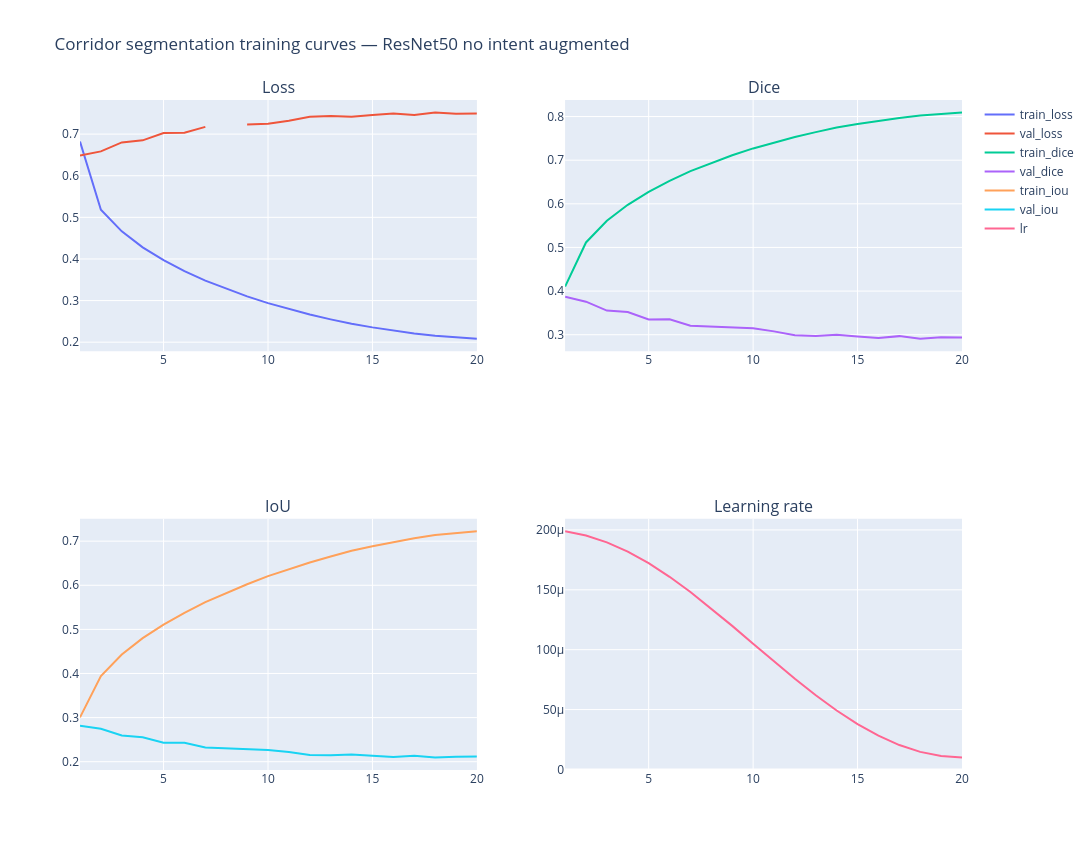

The notebook cell saved with this chart:
### Markdown cell above
## Save training plots as HTML

Графики сохраняются без matplotlib: через Plotly. Если Plotly не установлен, notebook сохранит CSV/JSON, а графики можно построить потом.

### Code cell
# -------------------------
# Plotly training curves
# -------------------------
PLOTS_DIR = RUN_DIR / "training_plots"
PLOTS_DIR.mkdir(parents=True, exist_ok=True)

hist_df = pd.read_json(HISTORY_PATH)
hist_df.to_csv(PLOTS_DIR / "history_table.csv", index=False)
print(hist_df)

try:
    import plotly.graph_objects as go
    from plotly.subplots import make_subplots

    fig = make_subplots(
        rows=2, cols=2,
        subplot_titles=("Loss", "Dice", "IoU", "Learning rate"),
    )
    fig.add_trace(go.Scatter(x=hist_df["epoch"], y=hist_df["train_loss"], name="train_loss"), row=1, col=1)
    fig.add_trace(go.Scatter(x=hist_df["epoch"], y=hist_df["val_loss"], name="val_loss"), row=1, col=1)

    fig.add_trace(go.Scatter(x=hist_df["epoch"], y=hist_df["train_dice"], name="train_dice"), row=1, col=2)
    fig.add_trace(go.Scatter(x=hist_df["epoch"], y=hist_df["val_dice"], name="val_dice"), row=1, col=2)

    fig.add_trace(go.Scatter(x=hist_df["epoch"], y=hist_df["train_iou"], name="train_iou"), row=2, col=1)
    fig.add_trace(go.Scatter(x=hist_df["epoch"], y=hist_df["val_iou"], name="val_iou"), row=2, col=1)

    fig.add_trace(go.Scatter(x=hist_df["epoch"], y=hist_df["lr"], name="lr"), row=2, col=2)

    fig.update_layout(
        title="Corridor segmentation training curves — ResNet50 no intent augmented",
        height=850,
        width=1200,
        hovermode="x unified",
    )

    out_html = PLOTS_DIR / "training_curves.html"
    fig.write_html(str(out_html))
    display(fig)
    print("saved:", out_html)
except Exception as e:
    print("Plotly failed:", repr(e))

summary = {
    "best_epoch_by_val_dice": int(hist_df.loc[hist_df["val_dice"].idxmax(), "epoch"]),
    "best_val_dice": float(hist_df["val_dice"].max()),
    "best_val_iou_at_best_dice": float(hist_df.loc[hist_df["val_dice"].idxmax(), "val_iou"]),
    "min_val_loss_epoch": int(hist_df.loc[hist_df["val_loss"].idxmin(), "epoch"]),
    "min_val_loss": float(hist_df["val_loss"].min()),
}
write_json(PLOTS_DIR / "training_summary.json", summary)
print(json.dumps(summary, indent=2))

### Figure 1 — Plotly figure (JSON) as saved in the notebook; plotly's stock layout.template omitted (floating-point values rounded to 4 significant figures)
{"data": [{"name": "train_loss", "type": "scatter", "x": [1, 2, 3, 4, 5, 6, 7, 8, 9, 10, 11, 12, 13, 14, 15, 16, 17, 18, 19, 20], "xaxis": "x", "y": [0.6821, 0.5184, 0.4664, 0.4279, 0.3972, 0.3705, 0.3479, 0.3281, 0.31, 0.2939, 0.2798, 0.2666, 0.2548, 0.2442, 0.2356, 0.2276, 0.2211, 0.2152, 0.2114, 0.2084], "yaxis": "y"}, {"name": "val_loss", "type": "scatter", "x": [1, 2, 3, 4, 5, 6, 7, 8, 9, 10, 11, 12, 13, 14, 15, 16, 17, 18, 19, 20], "xaxis": "x", "y": [0.6487, 0.6585, 0.6801, 0.685, 0.7025, 0.7031, 0.7174, null, 0.7233, 0.7252, 0.7323, 0.7419, 0.7438, 0.7417, 0.7462, 0.7496, 0.746, 0.7518, 0.7492, 0.7494], "yaxis": "y"}, {"name": "train_dice", "type": "scatter", "x": [1, 2, 3, 4, 5, 6, 7, 8, 9, 10, 11, 12, 13, 14, 15, 16, 17, 18, 19, 20], "xaxis": "x2", "y": [0.4102, 0.5115, 0.5611, 0.5978, 0.6274, 0.6528, 0.6749, 0.6935, 0.7112, 0.727, 0.7407, 0.7531, 0.7643, 0.7748, 0.783, 0.7906, 0.7968, 0.8027, 0.8065, 0.8092], "yaxis": "y2"}, {"name": "val_dice", "type": "scatter", "x": [1, 2, 3, 4, 5, 6, 7, 8, 9, 10, 11, 12, 13, 14, 15, 16, 17, 18, 19, 20], "xaxis": "x2", "y": [0.3869, 0.3758, 0.3554, 0.3518, 0.3351, 0.3355, 0.3207, 0.3188, 0.3168, 0.3148, 0.3077, 0.2988, 0.2969, 0.2998, 0.2961, 0.2923, 0.2968, 0.2909, 0.294, 0.2938], "yaxis": "y2"}, {"name": "train_iou", "type": "scatter", "x": [1, 2, 3, 4, 5, 6, 7, 8, 9, 10, 11, 12, 13, 14, 15, 16, 17, 18, 19, 20], "xaxis": "x3", "y": [0.3005, 0.3941, 0.4431, 0.4802, 0.511, 0.5376, 0.5618, 0.5823, 0.6022, 0.6207, 0.6366, 0.6516, 0.6653, 0.6781, 0.6886, 0.6982, 0.7063, 0.7138, 0.7188, 0.7223], "yaxis": "y3"}, {"name": "val_iou", "type": "scatter", "x": [1, 2, 3, 4, 5, 6, 7, 8, 9, 10, 11, 12, 13, 14, 15, 16, 17, 18, 19, 20], "xaxis": "x3", "y": [0.2815, 0.2746, 0.2594, 0.2554, 0.2428, 0.2431, 0.2322, 0.2304, 0.2289, 0.2266, 0.2221, 0.215, 0.2145, 0.2166, 0.2133, 0.2107, 0.2137, 0.2097, 0.2115, 0.2115], "yaxis": "y3"}, {"name": "lr", "type": "scatter", "x": [1, 2, 3, 4, 5, 6, 7, 8, 9, 10, 11, 12, 13, 14, 15, 16, 17, 18, 19, 20], "xaxis": "x4", "y": [0.0001988, 0.0001954, 0.0001896, 0.0001819, 0.0001722, 0.0001608, 0.0001481, 0.0001344, 0.0001199, 0.000105, 9.014e-05, 7.564e-05, 6.187e-05, 4.916e-05, 3.782e-05, 2.814e-05, 2.035e-05, 1.465e-05, 1.117e-05, 1e-05], "yaxis": "y4"}], "layout": {"annotations": [{"font": {"size": 16}, "showarrow": false, "text": "Loss", "x": 0.225, "xanchor": "center", "xref": "paper", "y": 1, "yanchor": "bottom", "yref": "paper"}, {"font": {"size": 16}, "showarrow": false, "text": "Dice", "x": 0.775, "xanchor": "center", "xref": "paper", "y": 1, "yanchor": "bottom", "yref": "paper"}, {"font": {"size": 16}, "showarrow": false, "text": "IoU", "x": 0.225, "xanchor": "center", "xref": "paper", "y": 0.375, "yanchor": "bottom", "yref": "paper"}, {"font": {"size": 16}, "showarrow": false, "text": "Learning rate", "x": 0.775, "xanchor": "center", "xref": "paper", "y": 0.375, "yanchor": "bottom", "yref": "paper"}], "height": 850, "hovermode": "x unified", "title": {"text": "Corridor segmentation training curves — ResNet50 no intent augmented"}, "width": 1200, "xaxis": {"anchor": "y", "domain": [0, 0.45]}, "xaxis2": {"anchor": "y2", "domain": [0.55, 1]}, "xaxis3": {"anchor": "y3", "domain": [0, 0.45]}, "xaxis4": {"anchor": "y4", "domain": [0.55, 1]}, "yaxis": {"anchor": "x", "domain": [0.625, 1]}, "yaxis2": {"anchor": "x2", "domain": [0.625, 1]}, "yaxis3": {"anchor": "x3", "domain": [0, 0.375]}, "yaxis4": {"anchor": "x4", "domain": [0, 0.375]}}}
